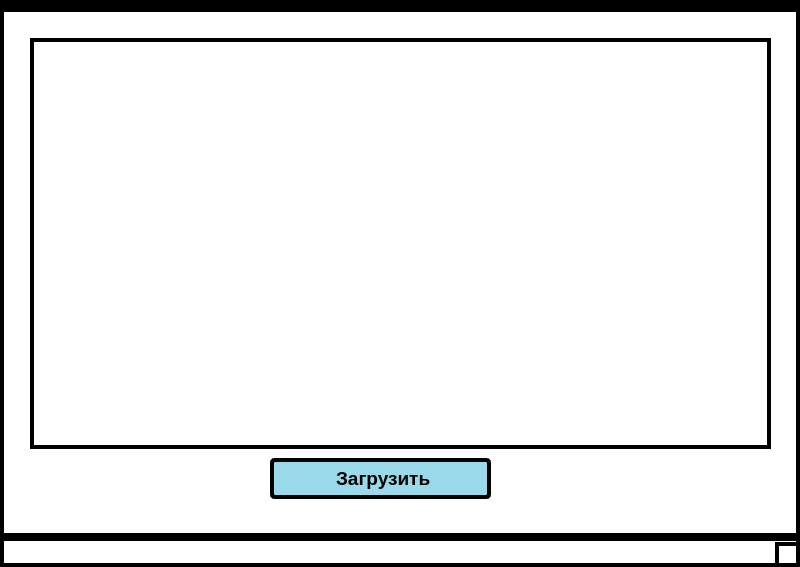
<?xml version="1.0" encoding="UTF-8"?>
<ui version="4.0">
 <class>MainWindow</class>
 <widget class="QMainWindow" name="MainWindow">
  <property name="geometry">
   <rect>
    <x>0</x>
    <y>0</y>
    <width>800</width>
    <height>567</height>
   </rect>
  </property>
  <property name="font">
   <font>
    <pointsize>16</pointsize>
    <bold>true</bold>
   </font>
  </property>
  <property name="windowTitle">
   <string>MainWindow</string>
  </property>
  <property name="autoFillBackground">
   <bool>false</bool>
  </property>
  <property name="styleSheet">
   <string notr="true">background-color: rgb(255, 255, 255);
color: rgb(0, 0, 0);
border: 4px solid black</string>
  </property>
  <widget class="QWidget" name="centralwidget">
   <widget class="QTableWidget" name="tableWidget">
    <property name="geometry">
     <rect>
      <x>30</x>
      <y>30</y>
      <width>741</width>
      <height>411</height>
     </rect>
    </property>
    <property name="font">
     <font>
      <pointsize>14</pointsize>
      <bold>true</bold>
     </font>
    </property>
    <property name="styleSheet">
     <string notr="true">color: rgb(0, 0, 0);
border: 4px solid black</string>
    </property>
    <property name="verticalScrollBarPolicy">
     <enum>Qt::ScrollBarPolicy::ScrollBarAlwaysOff</enum>
    </property>
    <property name="horizontalScrollBarPolicy">
     <enum>Qt::ScrollBarPolicy::ScrollBarAlwaysOff</enum>
    </property>
    <property name="autoScroll">
     <bool>true</bool>
    </property>
    <property name="editTriggers">
     <set>QAbstractItemView::EditTrigger::NoEditTriggers</set>
    </property>
    <property name="dragDropOverwriteMode">
     <bool>true</bool>
    </property>
    <property name="alternatingRowColors">
     <bool>true</bool>
    </property>
    <property name="selectionBehavior">
     <enum>QAbstractItemView::SelectionBehavior::SelectRows</enum>
    </property>
    <property name="textElideMode">
     <enum>Qt::TextElideMode::ElideRight</enum>
    </property>
    <property name="horizontalScrollMode">
     <enum>QAbstractItemView::ScrollMode::ScrollPerPixel</enum>
    </property>
    <property name="columnCount">
     <number>5</number>
    </property>
    <attribute name="horizontalHeaderVisible">
     <bool>false</bool>
    </attribute>
    <attribute name="horizontalHeaderHighlightSections">
     <bool>false</bool>
    </attribute>
    <attribute name="verticalHeaderVisible">
     <bool>true</bool>
    </attribute>
    <attribute name="verticalHeaderHighlightSections">
     <bool>true</bool>
    </attribute>
    <column/>
    <column/>
    <column/>
    <column/>
    <column/>
   </widget>
   <widget class="QPushButton" name="loadButton">
    <property name="geometry">
     <rect>
      <x>270</x>
      <y>450</y>
      <width>221</width>
      <height>41</height>
     </rect>
    </property>
    <property name="font">
     <font>
      <pointsize>14</pointsize>
      <bold>true</bold>
     </font>
    </property>
    <property name="styleSheet">
     <string notr="true">background-color: rgb(153, 217, 234);
color: rgb(0, 0, 0);
border: 4px solid black;
border-radius: 5px;
padding: 5px;</string>
    </property>
    <property name="text">
     <string> Загрузить</string>
    </property>
   </widget>
  </widget>
  <widget class="QMenuBar" name="menubar">
   <property name="geometry">
    <rect>
     <x>0</x>
     <y>0</y>
     <width>800</width>
     <height>33</height>
    </rect>
   </property>
  </widget>
  <widget class="QStatusBar" name="statusbar"/>
 </widget>
 <resources/>
 <connections/>
</ui>
